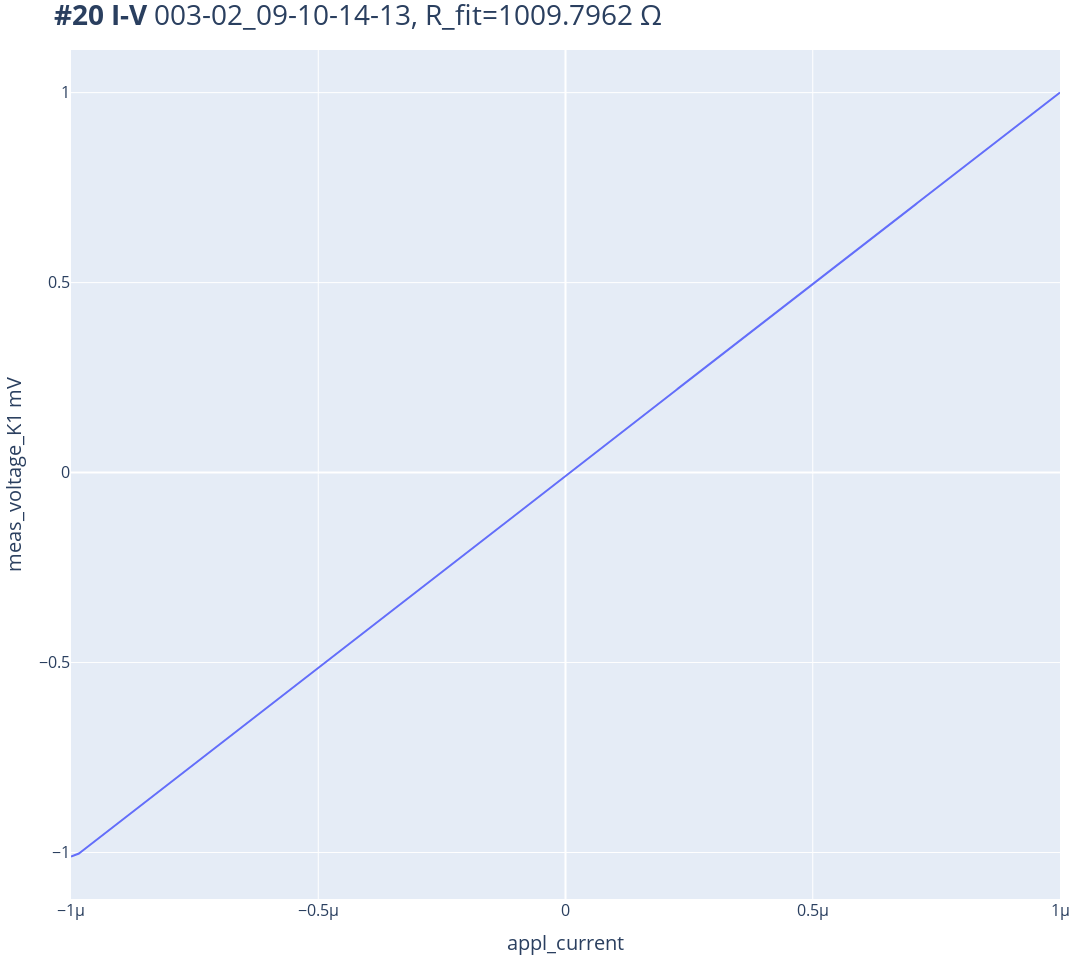
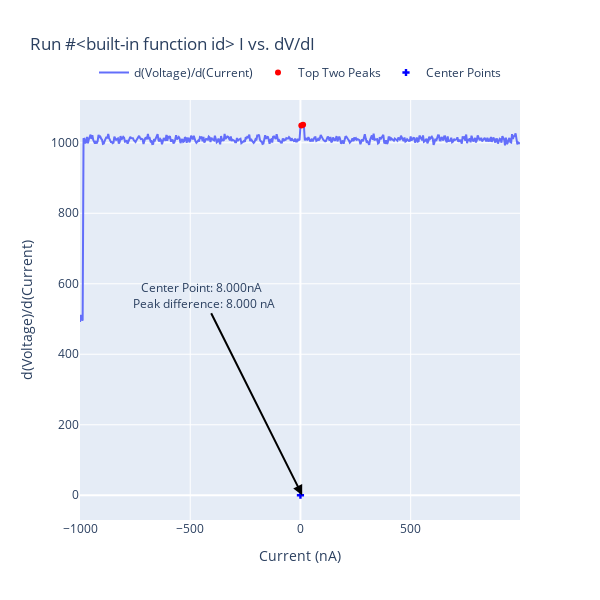

Write notebook code for charts like these, in order.
### Code cell
I_range=1e-6
K2440.output(1)
appl_current(-I_range) #Limit:1e-5 Amp(1MOhms risistor),1e-6 Amp(10MOhms risistor)
sleep(2)
# station.snapshot(update=True);
exp = qc.new_experiment('I-V', sample_name='003-02_09-10-14-13')
dataid = do1d(appl_current, -I_range ,I_range, 501, 0.03, meas_voltage_K1)
DMM6500.write("TRIG:CONT REST")
appl_current(0)
K2440.output(0)
print(f"R = {get_R_from_IV(dataid)}")
IV(dataid)
IV_diff(dataid)

### Figure 1 — Plotly figure (JSON) as saved in the notebook; plotly's stock layout.template omitted (floating-point values rounded to 4 significant figures; data arrays with more than 128 entries replaced by an {"elided": "..."} marker saying what was removed)
{"data": [{"mode": "lines", "name": "Voltage vs. Current", "type": "scatter", "x": {"elided": "501 float values"}, "y": {"elided": "501 float values"}}], "layout": {"height": 960, "margin": {"b": 10, "l": 10, "r": 10, "t": 50}, "title": {"font": {"size": 28}, "text": "<b>#20 I-V</b> 003-02_09-10-14-13, R_fit=1009.7962 Ω"}, "width": 1080, "xaxis": {"tickfont": {"size": 16}, "title": {"font": {"size": 20}, "text": "appl_current"}}, "yaxis": {"tickfont": {"size": 16}, "title": {"font": {"size": 20}, "text": "meas_voltage_K1 mV"}}}}

### Figure 2 — Plotly figure (JSON) as saved in the notebook; plotly's stock layout.template omitted (floating-point values rounded to 4 significant figures; data arrays with more than 128 entries replaced by an {"elided": "..."} marker saying what was removed)
{"data": [{"mode": "lines", "name": "d(Voltage)/d(Current)", "type": "scatter", "x": {"elided": "500 float values"}, "y": {"elided": "500 float values"}}, {"marker": {"color": "red"}, "mode": "markers", "name": "Top Two Peaks", "type": "scatter", "x": [12.0, 4.0], "y": [1051.0, 1049.0]}, {"marker": {"color": "blue", "symbol": "cross"}, "mode": "markers", "name": "Center Points", "type": "scatter", "x": [8e-09], "y": [0]}], "layout": {"annotations": [{"arrowcolor": "black", "arrowhead": 2, "arrowsize": 1, "arrowwidth": 2, "ax": -100, "ay": -200, "showarrow": true, "text": "Center Point: 8.000nA <br> Peak difference: 8.000 nA", "x": 8.0, "y": 0}], "height": 600, "legend": {"orientation": "h", "x": 0.5, "xanchor": "center", "y": 1.1, "yanchor": "top"}, "title": {"text": "Run #<built-in function id> I vs. dV/dI"}, "width": 600, "xaxis": {"title": {"text": "Current (nA)"}}, "yaxis": {"title": {"text": "d(Voltage)/d(Current)"}}}}
